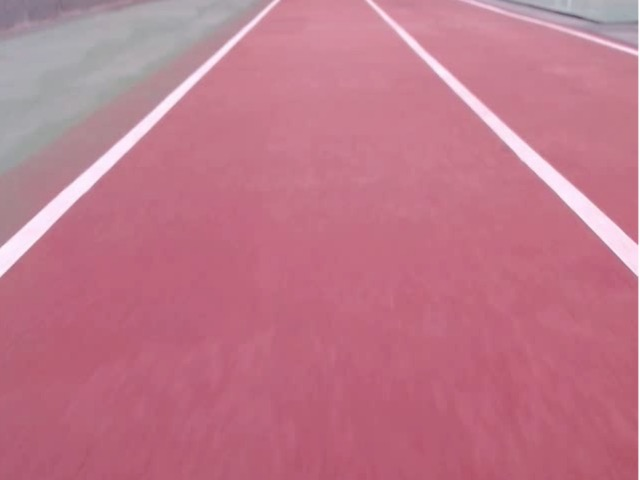
#> input picture img/cam_img.jpg, 640 x 480 px, given in place of the camera
$ python 01-modify_img_contrast.py
#> lines starting #> are read from the running program, lines starting #| are printed output that depends on the picture
import cv2
import numpy as np


def img_contrast_ver1(image):
    lab = cv2.cvtColor(image, cv2.COLOR_BGR2LAB)
    l, a, b = cv2.split(lab)
    clahe = cv2.createCLAHE(clipLimit=3.0, tileGridSize=(8, 8))
    cl = clahe.apply(l)
    limg = cv2.merge((cl, a, b))

    final = cv2.cvtColor(limg, cv2.COLOR_LAB2BGR)

    return final


def img_contrast_ver2(image):
    img = cv2.cvtColor(image, cv2.COLOR_BGR2GRAY)

    clahe = cv2.createCLAHE(clipLimit=2.0, tileGridSize=(8, 8))
    img2 = clahe.apply(img)

    final = np.hstack((img, img2))

    return final


cap = cv2.VideoCapture(3)

while True:
    ret, img = cap.read()
#> img is the input picture: shape (480, 640, 3); mean B, G, R 138, 119, 191.4
    key = cv2.waitKey(30)
#> (key q is pressed here)

    if not ret:
        break

    img = cv2.resize(img, dsize=(0, 0), fx=0.5, fy=0.5, interpolation=cv2.INTER_LINEAR)
#> img: shape (240, 320, 3)
    result = img_contrast_ver2(img)
#> in img_contrast_ver2, `img = cv2.cvtColor(image, cv2.COLOR_BGR2GRAY)`:
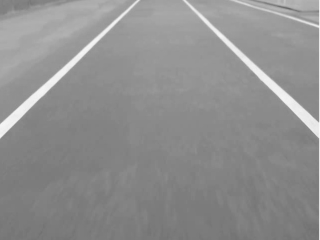
#> img: shape (240, 320); min 103, max 250, mean 142.9
#> in img_contrast_ver2, `img2 = clahe.apply(img)`:
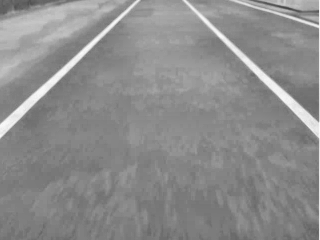
#> img2: shape (240, 320); min 67, max 252, mean 140
#> in img_contrast_ver2, `final = np.hstack((img, img2))`:
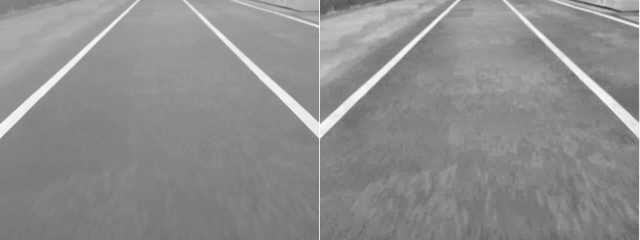
#> final: shape (240, 640); min 67, max 252, mean 141.5

    cv2.imshow("img", img)
    cv2.imshow("result", result)

    if key & 0xFF == ord("q"):
        break

cap.release()
cv2.destroyAllWindows()
